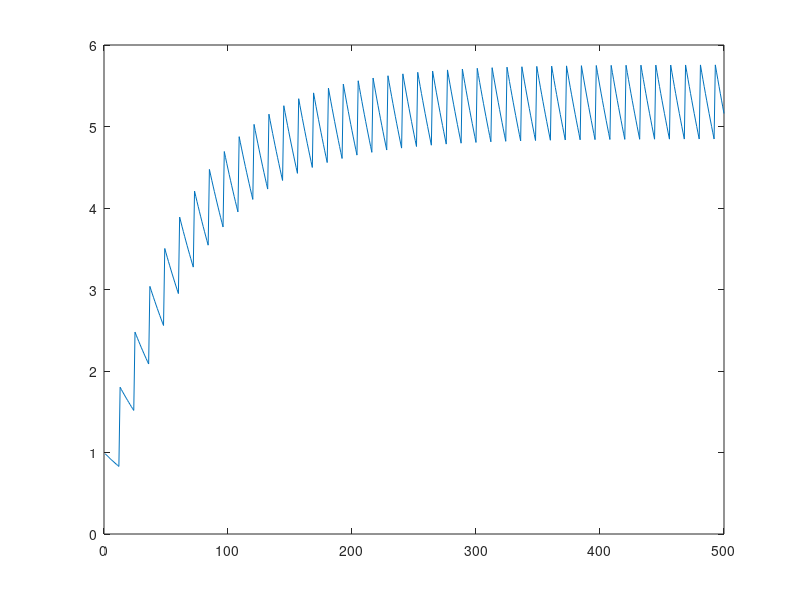

The MATLAB source for this figure:
% A simple code to simulate how the true \sum_i exp(-(t - ti)/tc) behaves
% Conclusion: the original FE-based simulation method should be fine as
% long as the system time step << time constant
s = zeros(500,1); % simulate for t = 500
tc = 64;
for i = 1:500
    sum = 0;
    tmp = i;
    cnt = 0;
    while(tmp > 0)  % use a while loop to add additional exponentials
        sum = sum + exp(-(i - cnt*12)/tc); % assume that every 12 step the neuron fires a spike
        cnt = cnt + 1;
        tmp = tmp - 12;
    end
    s(i) = sum;
end
figure
plot(s)
    
    